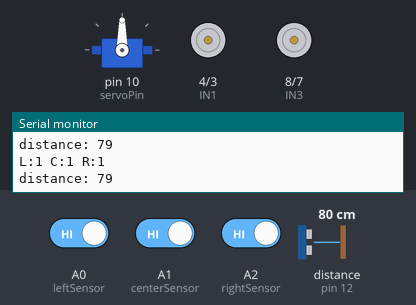
Bench run of a sketch on a simulated Arduino Uno, built with avr-gcc and run on an emulated ATmega328P. Shown: servo, motor-driver pin pairs drawn as motors (green arrow = first pin HIGH = forward, orange = second pin HIGH = backward, longer = more drive, scaled by the enable pin), the last lines printed to the serial monitor. Wiring (inferred from the names in the program): ultrasonic range finder: trigger pin 11; echo pin 12. The inputs (shaded band) are chosen by the test bench; at power-on: distance to the obstacle (sensor on pin 12) 80 cm, A1 (centerSensor) HIGH, A2 (rightSensor) HIGH, A0 (leftSensor) HIGH. The echo pulse lasts 58.3 µs per cm.

Above: at 1.2 s.
1.3 s: distance to the obstacle (sensor on pin 12) set to 18 cm
2.8 s: distance to the obstacle (sensor on pin 12) set to 14 cm
At 5.6 s:
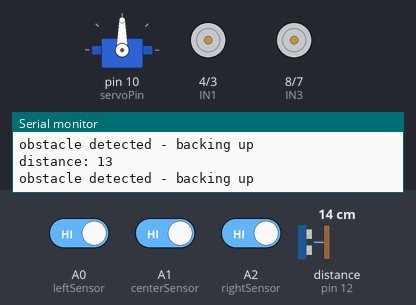
5.8 s: distance to the obstacle (sensor on pin 12) set to 35 cm
At 6.4 s:
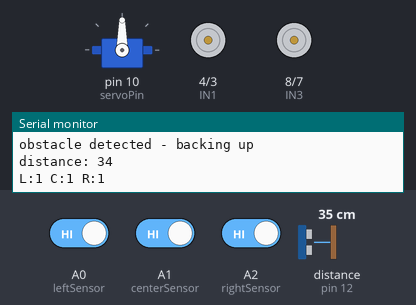
7.3 s: A1 (centerSensor) driven LOW
8.8 s: A2 (rightSensor) driven LOW
At 10.0 s:
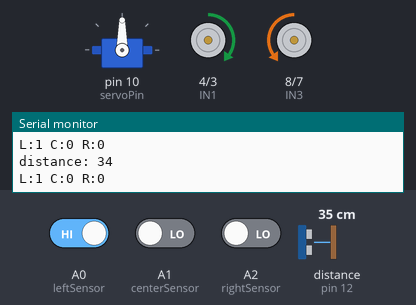
10.3 s: A0 (leftSensor) driven LOW
At 11.2 s:
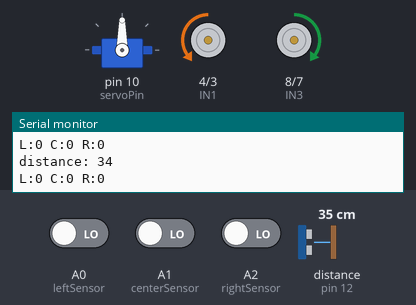
Timing chart, 0 to 12.9 s (numbered marks = the images above; inputs shaded):
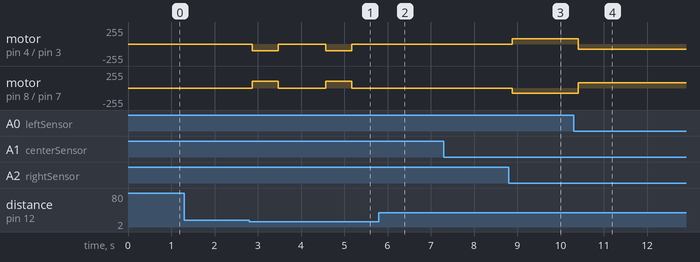

Measured:
- the behaviour switches between 16 and 15 cm on distance to the obstacle (sensor on pin 12) (found by bisection; images 0 and 1)
- after the input at 2.8 s, motor on pin 4 (IN1) / pin 3 (IN2): alternates backward 100/255 for 0.60 s and stopped for 1.1 s, starting after 0.07 s; motor on pin 8 (IN3) / pin 7 (IN4): alternates forward 100/255 for 0.60 s and stopped for 1.1 s, starting after 0.07 s
- after the input at 5.8 s, motor on pin 4 (IN1) / pin 3 (IN2): stays stopped (without the input it goes to backward 100/255 after 0.47 s); motor on pin 8 (IN3) / pin 7 (IN4): stays stopped (without the input it goes to forward 100/255 after 0.47 s)
- after the input at 8.8 s, motor on pin 4 (IN1) / pin 3 (IN2): stopped → forward 80/255 after 0.08 s; motor on pin 8 (IN3) / pin 7 (IN4): stopped → backward 80/255 after 0.08 s
- after the input at 10.3 s, motor on pin 4 (IN1) / pin 3 (IN2): forward 80/255 → backward 80/255 after 0.11 s; motor on pin 8 (IN3) / pin 7 (IN4): backward 80/255 → forward 80/255 after 0.11 s

The sketch:

ocpcharge_oa_lt_su.ino
```cpp
#include <Servo.h>

// === motor pins ===
const int ENA = 5;   // left motor speed (pwm)
const int IN1 = 4;
const int IN2 = 3;
const int ENB = 6;   // right motor speed (pwm)
const int IN3 = 8;
const int IN4 = 7;

// === servo and ultrasonic pins ===
Servo scanServo;
const int servoPin = 10;   // servo signal pin
const int trigPin = 11;    // ultrasonic trigger
const int echoPin = 12;    // ultrasonic echo

// === line tracking sensor pins ===
const int leftSensor = A0;
const int centerSensor = A1;
const int rightSensor = A2;

// === speed and distance settings ===
int baseSpeed = 100;     // drive speed
int turnSpeed = 80;      // turning speed
int stopDistance = 15;   // obstacle distance in cm

void setup() {
  // motor setup
  pinMode(ENA, OUTPUT); pinMode(IN1, OUTPUT); pinMode(IN2, OUTPUT);
  pinMode(ENB, OUTPUT); pinMode(IN3, OUTPUT); pinMode(IN4, OUTPUT);

  // ultrasonic setup
  pinMode(trigPin, OUTPUT);
  pinMode(echoPin, INPUT);

  // line sensors setup
  pinMode(leftSensor, INPUT);
  pinMode(centerSensor, INPUT);
  pinMode(rightSensor, INPUT);

  // servo setup
  scanServo.attach(servoPin);
  scanServo.write(90);  // center

  Serial.begin(9600);
  Serial.println("car ready with obstacle avoidance and line tracking");
}

void loop() {
  // check for obstacle ahead
  bool obstacle = detectObstacle();

  if (obstacle) {
    Serial.println("obstacle detected - backing up");
    moveBackward();
    delay(600);  // move backwards
    stopMotors();
    delay(1000); // small pause before retry
  } else {
    followLine();
  }
}

// === ultrasonic distance reading ===
long getDistance() {
  digitalWrite(trigPin, LOW); delayMicroseconds(2);
  digitalWrite(trigPin, HIGH); delayMicroseconds(10);
  digitalWrite(trigPin, LOW);

  long duration = pulseIn(echoPin, HIGH, 20000); // 20ms timeout
  if (duration == 0) return -1; // no reading
  return duration * 0.034 / 2;  // convert to cm
}

// === obstacle detection ===
bool detectObstacle() {
  scanServo.write(90);  // look forward
  delay(100);
  int dist = getDistance();
  Serial.print("distance: "); Serial.println(dist);
  return (dist > 0 && dist < stopDistance);
}

// === line tracking logic ===
void followLine() {
  int left = digitalRead(leftSensor);
  int center = digitalRead(centerSensor);
  int right = digitalRead(rightSensor);

  // print sensor state
  Serial.print("L:"); Serial.print(left);
  Serial.print(" C:"); Serial.print(center);
  Serial.print(" R:"); Serial.println(right);

  // center line (only middle sensor sees black)
  if (center == 0 && left == 1 && right == 1) {
    moveForward();
  }
  // line curving left (left sensor black)
  else if (left == 0) {
    turnLeft();
  }
  // line curving right (right sensor black)
  else if (right == 0) {
    turnRight();
  }
  // all white or all black - stop
  else {
    stopMotors();
  }

  delay(50);
}

// === motor control functions ===
void moveForward() {
  digitalWrite(IN1, HIGH); digitalWrite(IN2, HIGH);
  analogWrite(ENA, baseSpeed);
  digitalWrite(IN3, LOW); digitalWrite(IN4, LOW);
  analogWrite(ENB, baseSpeed);
}

void moveBackward() {
  digitalWrite(IN1, LOW); digitalWrite(IN2, HIGH);
  analogWrite(ENA, baseSpeed);
  digitalWrite(IN3, HIGH); digitalWrite(IN4, LOW);
  analogWrite(ENB, baseSpeed);
}

void turnLeft() {
  digitalWrite(IN1, LOW); digitalWrite(IN2, HIGH);
  analogWrite(ENA, turnSpeed);
  digitalWrite(IN3, HIGH); digitalWrite(IN4, LOW);
  analogWrite(ENB, turnSpeed);
}

void turnRight() {
  digitalWrite(IN1, HIGH); digitalWrite(IN2, LOW);
  analogWrite(ENA, turnSpeed);
  digitalWrite(IN3, LOW); digitalWrite(IN4, HIGH);
  analogWrite(ENB, turnSpeed);
}

void stopMotors() {
  analogWrite(ENA, 0);
  analogWrite(ENB, 0);
}
```
